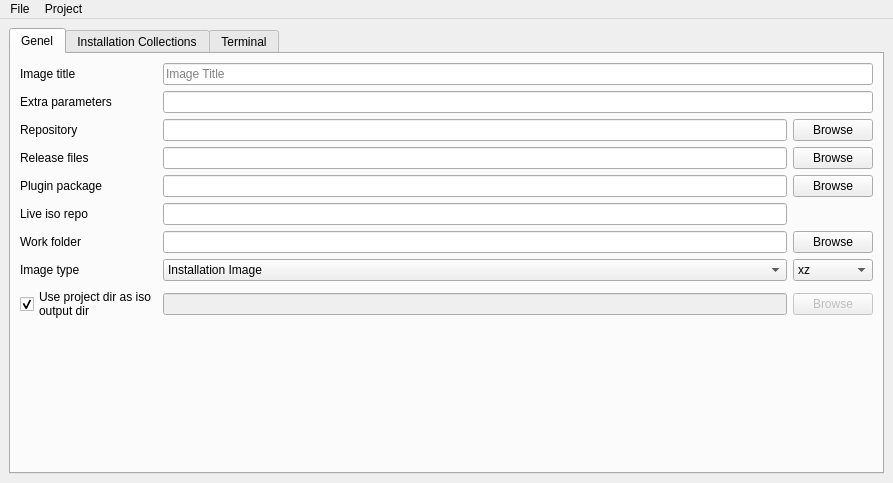
<?xml version="1.0" encoding="UTF-8"?>
<ui version="4.0">
 <class>MainWindow</class>
 <widget class="QMainWindow" name="MainWindow">
  <property name="geometry">
   <rect>
    <x>0</x>
    <y>0</y>
    <width>893</width>
    <height>483</height>
   </rect>
  </property>
  <property name="windowTitle">
   <string>Pisi Iso Creator</string>
  </property>
  <property name="windowIcon">
   <iconset resource="raw.qrc">
    <normaloff>:/raw/pics/pisi-logo-magenta64x64.png</normaloff>:/raw/pics/pisi-logo-magenta64x64.png</iconset>
  </property>
  <widget class="QWidget" name="centralwidget">
   <layout class="QGridLayout" name="gridLayout_5">
    <item row="0" column="0">
     <widget class="QTabWidget" name="tabWidget">
      <property name="currentIndex">
       <number>0</number>
      </property>
      <widget class="QWidget" name="tab">
       <attribute name="title">
        <string>Genel</string>
       </attribute>
       <layout class="QGridLayout" name="gridLayout_2">
        <item row="0" column="0">
         <layout class="QGridLayout" name="gridLayout">
          <item row="4" column="1" colspan="2">
           <widget class="QLineEdit" name="linePluginPackage"/>
          </item>
          <item row="6" column="0">
           <widget class="QLabel" name="label_2">
            <property name="text">
             <string>Work folder</string>
            </property>
           </widget>
          </item>
          <item row="2" column="0">
           <widget class="QLabel" name="label_3">
            <property name="text">
             <string>Repository</string>
            </property>
           </widget>
          </item>
          <item row="6" column="1" colspan="2">
           <widget class="QLineEdit" name="lineWorkFolder">
            <property name="toolTip">
             <string>Path to the directory where Pardusman will work and create the related files and directories</string>
            </property>
           </widget>
          </item>
          <item row="7" column="3">
           <widget class="QComboBox" name="comboCompression">
            <item>
             <property name="text">
              <string>xz</string>
             </property>
            </item>
            <item>
             <property name="text">
              <string>gzip</string>
             </property>
            </item>
            <item>
             <property name="text">
              <string>lzma</string>
             </property>
            </item>
            <item>
             <property name="text">
              <string>lzo</string>
             </property>
            </item>
            <item>
             <property name="text">
              <string>zstd</string>
             </property>
            </item>
           </widget>
          </item>
          <item row="3" column="3">
           <widget class="QPushButton" name="pushBrowseReleaseFiles">
            <property name="text">
             <string>Browse</string>
            </property>
           </widget>
          </item>
          <item row="3" column="0">
           <widget class="QLabel" name="label_4">
            <property name="text">
             <string>Release files</string>
            </property>
           </widget>
          </item>
          <item row="1" column="0">
           <widget class="QLabel" name="label_5">
            <property name="sizePolicy">
             <sizepolicy hsizetype="Fixed" vsizetype="Preferred">
              <horstretch>0</horstretch>
              <verstretch>0</verstretch>
             </sizepolicy>
            </property>
            <property name="text">
             <string>Extra parameters</string>
            </property>
           </widget>
          </item>
          <item row="0" column="0">
           <widget class="QLabel" name="label">
            <property name="text">
             <string>Image title</string>
            </property>
           </widget>
          </item>
          <item row="1" column="1" colspan="3">
           <widget class="QLineEdit" name="lineParameters">
            <property name="toolTip">
             <string>Extra parameters to pass to the kernel command line during boot.</string>
            </property>
           </widget>
          </item>
          <item row="4" column="0">
           <widget class="QLabel" name="label_6">
            <property name="text">
             <string>Plugin package</string>
            </property>
           </widget>
          </item>
          <item row="7" column="0">
           <widget class="QLabel" name="label_7">
            <property name="text">
             <string>Image type</string>
            </property>
           </widget>
          </item>
          <item row="2" column="1" colspan="2">
           <widget class="QLineEdit" name="lineRepository">
            <property name="toolTip">
             <string>Local or remote URL of the repository index from which the image will be created</string>
            </property>
           </widget>
          </item>
          <item row="8" column="0">
           <widget class="QCheckBox" name="check_use_project_dir">
            <property name="text">
             <string>Use project dir as iso
output dir</string>
            </property>
            <property name="checked">
             <bool>true</bool>
            </property>
           </widget>
          </item>
          <item row="2" column="3">
           <widget class="QPushButton" name="pushBrowseRepository">
            <property name="sizePolicy">
             <sizepolicy hsizetype="Fixed" vsizetype="Fixed">
              <horstretch>0</horstretch>
              <verstretch>0</verstretch>
             </sizepolicy>
            </property>
            <property name="text">
             <string>Browse</string>
            </property>
           </widget>
          </item>
          <item row="4" column="3">
           <widget class="QPushButton" name="pushBrowsePluginPackage">
            <property name="text">
             <string>Browse</string>
            </property>
           </widget>
          </item>
          <item row="5" column="0">
           <widget class="QLabel" name="label_8">
            <property name="text">
             <string>Live iso repo</string>
            </property>
           </widget>
          </item>
          <item row="0" column="1" colspan="3">
           <widget class="QLineEdit" name="lineTitle">
            <property name="toolTip">
             <string>The title of the Pardus image</string>
            </property>
            <property name="placeholderText">
             <string>Image Title</string>
            </property>
           </widget>
          </item>
          <item row="6" column="3">
           <widget class="QPushButton" name="pushBrowseWorkFolder">
            <property name="text">
             <string>Browse</string>
            </property>
           </widget>
          </item>
          <item row="7" column="1" colspan="2">
           <widget class="QComboBox" name="comboType">
            <item>
             <property name="text">
              <string>Installation Image</string>
             </property>
            </item>
            <item>
             <property name="text">
              <string>Live Image</string>
             </property>
            </item>
           </widget>
          </item>
          <item row="3" column="1" colspan="2">
           <widget class="QLineEdit" name="lineReleaseFiles">
            <property name="toolTip">
             <string>Path to the local directory which contains metadata about the image like the release notes, etc.</string>
            </property>
           </widget>
          </item>
          <item row="5" column="1" colspan="2">
           <widget class="QLineEdit" name="lineLiveIsoRepo">
            <property name="text">
             <string/>
            </property>
            <property name="placeholderText">
             <string/>
            </property>
           </widget>
          </item>
          <item row="8" column="3">
           <widget class="QPushButton" name="btn_browse_iso_output_dir">
            <property name="enabled">
             <bool>false</bool>
            </property>
            <property name="text">
             <string>Browse</string>
            </property>
           </widget>
          </item>
          <item row="8" column="1" colspan="2">
           <widget class="QLineEdit" name="le_iso_output_dir">
            <property name="enabled">
             <bool>false</bool>
            </property>
            <property name="toolTip">
             <string>Path to the local directory which contains metadata about the image like the release notes, etc.</string>
            </property>
           </widget>
          </item>
         </layout>
        </item>
        <item row="1" column="0">
         <spacer name="verticalSpacer">
          <property name="orientation">
           <enum>Qt::Vertical</enum>
          </property>
          <property name="sizeHint" stdset="0">
           <size>
            <width>20</width>
            <height>40</height>
           </size>
          </property>
         </spacer>
        </item>
       </layout>
      </widget>
      <widget class="QWidget" name="tab_2">
       <attribute name="title">
        <string>Installation Collections</string>
       </attribute>
       <layout class="QGridLayout" name="gridLayout_3">
        <item row="0" column="1">
         <widget class="QPushButton" name="pushAddCollection">
          <property name="text">
           <string>Add</string>
          </property>
         </widget>
        </item>
        <item row="1" column="1">
         <widget class="QPushButton" name="pushModifyCollection">
          <property name="text">
           <string>Modify</string>
          </property>
         </widget>
        </item>
        <item row="2" column="1">
         <widget class="QPushButton" name="pushRemoveCollection">
          <property name="text">
           <string>Remove</string>
          </property>
         </widget>
        </item>
        <item row="3" column="1">
         <widget class="QPushButton" name="pushSetDefaultCollection">
          <property name="enabled">
           <bool>true</bool>
          </property>
          <property name="text">
           <string>Set as Default</string>
          </property>
          <property name="checkable">
           <bool>true</bool>
          </property>
          <property name="checked">
           <bool>true</bool>
          </property>
         </widget>
        </item>
        <item row="4" column="1">
         <widget class="QCheckBox" name="checkCollection">
          <property name="text">
           <string>Collection Base</string>
          </property>
         </widget>
        </item>
        <item row="5" column="1">
         <spacer name="verticalSpacer_2">
          <property name="orientation">
           <enum>Qt::Vertical</enum>
          </property>
          <property name="sizeHint" stdset="0">
           <size>
            <width>20</width>
            <height>416</height>
           </size>
          </property>
         </spacer>
        </item>
        <item row="0" column="0" rowspan="6">
         <widget class="QListWidget" name="listPackageCollection"/>
        </item>
       </layout>
      </widget>
      <widget class="QWidget" name="tab_3">
       <attribute name="title">
        <string>Terminal</string>
       </attribute>
       <layout class="QGridLayout" name="gridLayout_6">
        <item row="0" column="0">
         <layout class="QVBoxLayout" name="terminalLayout"/>
        </item>
       </layout>
      </widget>
     </widget>
    </item>
   </layout>
  </widget>
  <widget class="QMenuBar" name="menubar">
   <property name="geometry">
    <rect>
     <x>0</x>
     <y>0</y>
     <width>893</width>
     <height>29</height>
    </rect>
   </property>
   <widget class="QMenu" name="menuFile">
    <property name="title">
     <string>File</string>
    </property>
    <addaction name="actionNew"/>
    <addaction name="actionOpen"/>
    <addaction name="separator"/>
    <addaction name="actionSave"/>
    <addaction name="actionSaveAs"/>
    <addaction name="separator"/>
    <addaction name="actionExit"/>
   </widget>
   <widget class="QMenu" name="menuProject">
    <property name="title">
     <string>Project</string>
    </property>
    <widget class="QMenu" name="menuCommands">
     <property name="title">
      <string>Commands</string>
     </property>
     <addaction name="actionMake_Repo"/>
     <addaction name="separator"/>
     <addaction name="actionMake_Live"/>
     <addaction name="actionPack_Live"/>
     <addaction name="separator"/>
     <addaction name="actionMake_Iso"/>
    </widget>
    <widget class="QMenu" name="menuMissing_Packages">
     <property name="title">
      <string>Missing Packages</string>
     </property>
     <addaction name="actionCheck_Repo"/>
     <addaction name="actionRemoveMissingPackages"/>
    </widget>
    <addaction name="actionUpdateRepo"/>
    <addaction name="separator"/>
    <addaction name="actionPackages"/>
    <addaction name="actionInstallationImagePackages"/>
    <addaction name="actionLanguages"/>
    <addaction name="separator"/>
    <addaction name="actionMakeImage"/>
    <addaction name="menuCommands"/>
    <addaction name="menuMissing_Packages"/>
   </widget>
   <addaction name="menuFile"/>
   <addaction name="menuProject"/>
  </widget>
  <action name="actionNew">
   <property name="icon">
    <iconset resource="raw.qrc">
     <normaloff>:/raw/pics/document-new.png</normaloff>:/raw/pics/document-new.png</iconset>
   </property>
   <property name="text">
    <string>New</string>
   </property>
  </action>
  <action name="actionOpen">
   <property name="icon">
    <iconset resource="raw.qrc">
     <normaloff>:/raw/pics/document-open.png</normaloff>:/raw/pics/document-open.png</iconset>
   </property>
   <property name="text">
    <string>Open...</string>
   </property>
   <property name="shortcut">
    <string>Ctrl+O</string>
   </property>
  </action>
  <action name="actionSave">
   <property name="icon">
    <iconset resource="raw.qrc">
     <normaloff>:/raw/pics/document-save.png</normaloff>:/raw/pics/document-save.png</iconset>
   </property>
   <property name="text">
    <string>Save</string>
   </property>
  </action>
  <action name="actionSaveAs">
   <property name="icon">
    <iconset resource="raw.qrc">
     <normaloff>:/raw/pics/document-save-as.png</normaloff>:/raw/pics/document-save-as.png</iconset>
   </property>
   <property name="text">
    <string>Save As...</string>
   </property>
  </action>
  <action name="actionExit">
   <property name="icon">
    <iconset resource="raw.qrc">
     <normaloff>:/raw/pics/application-exit.png</normaloff>:/raw/pics/application-exit.png</iconset>
   </property>
   <property name="text">
    <string>Exit</string>
   </property>
  </action>
  <action name="actionUpdateRepo">
   <property name="icon">
    <iconset resource="raw.qrc">
     <normaloff>:/raw/pics/view-refresh.png</normaloff>:/raw/pics/view-refresh.png</iconset>
   </property>
   <property name="text">
    <string>Update Repo</string>
   </property>
   <property name="shortcut">
    <string>F5</string>
   </property>
  </action>
  <action name="actionPackages">
   <property name="icon">
    <iconset resource="raw.qrc">
     <normaloff>:/raw/pics/applications-other.png</normaloff>:/raw/pics/applications-other.png</iconset>
   </property>
   <property name="text">
    <string>Packages...</string>
   </property>
  </action>
  <action name="actionInstallationImagePackages">
   <property name="icon">
    <iconset resource="raw.qrc">
     <normaloff>:/raw/pics/applications-other.png</normaloff>:/raw/pics/applications-other.png</iconset>
   </property>
   <property name="text">
    <string>Installation Image Packages...</string>
   </property>
  </action>
  <action name="actionLanguages">
   <property name="icon">
    <iconset resource="raw.qrc">
     <normaloff>:/raw/pics/applications-education-language.png</normaloff>:/raw/pics/applications-education-language.png</iconset>
   </property>
   <property name="text">
    <string>Languages...</string>
   </property>
  </action>
  <action name="actionMakeImage">
   <property name="icon">
    <iconset resource="raw.qrc">
     <normaloff>:/raw/pics/media-optical.png</normaloff>:/raw/pics/media-optical.png</iconset>
   </property>
   <property name="text">
    <string>Make Image</string>
   </property>
   <property name="shortcut">
    <string>Ctrl+R</string>
   </property>
  </action>
  <action name="actionMake_Repo">
   <property name="text">
    <string>Make Repo</string>
   </property>
  </action>
  <action name="actionCheck_Repo">
   <property name="text">
    <string>Check Repo</string>
   </property>
  </action>
  <action name="actionMake_Live">
   <property name="text">
    <string>Make Live</string>
   </property>
  </action>
  <action name="actionPack_Live">
   <property name="text">
    <string>Pack Live</string>
   </property>
  </action>
  <action name="actionMake_Iso">
   <property name="text">
    <string>Make Iso</string>
   </property>
   <property name="shortcut">
    <string>Ctrl+Shift+C</string>
   </property>
  </action>
  <action name="actionCheck">
   <property name="text">
    <string>Check</string>
   </property>
  </action>
  <action name="actionRemoveMissingPackages">
   <property name="text">
    <string>Remove Missing Packages</string>
   </property>
  </action>
 </widget>
 <tabstops>
  <tabstop>lineTitle</tabstop>
  <tabstop>lineParameters</tabstop>
  <tabstop>lineRepository</tabstop>
  <tabstop>lineReleaseFiles</tabstop>
  <tabstop>linePluginPackage</tabstop>
  <tabstop>lineWorkFolder</tabstop>
  <tabstop>comboType</tabstop>
  <tabstop>pushBrowseRepository</tabstop>
  <tabstop>pushBrowseReleaseFiles</tabstop>
  <tabstop>pushBrowsePluginPackage</tabstop>
  <tabstop>pushBrowseWorkFolder</tabstop>
  <tabstop>comboCompression</tabstop>
 </tabstops>
 <resources>
  <include location="raw.qrc"/>
 </resources>
 <connections>
  <connection>
   <sender>check_use_project_dir</sender>
   <signal>toggled(bool)</signal>
   <receiver>le_iso_output_dir</receiver>
   <slot>setDisabled(bool)</slot>
   <hints>
    <hint type="sourcelabel">
     <x>83</x>
     <y>400</y>
    </hint>
    <hint type="destinationlabel">
     <x>251</x>
     <y>401</y>
    </hint>
   </hints>
  </connection>
  <connection>
   <sender>check_use_project_dir</sender>
   <signal>toggled(bool)</signal>
   <receiver>btn_browse_iso_output_dir</receiver>
   <slot>setDisabled(bool)</slot>
   <hints>
    <hint type="sourcelabel">
     <x>122</x>
     <y>421</y>
    </hint>
    <hint type="destinationlabel">
     <x>835</x>
     <y>412</y>
    </hint>
   </hints>
  </connection>
 </connections>
</ui>
